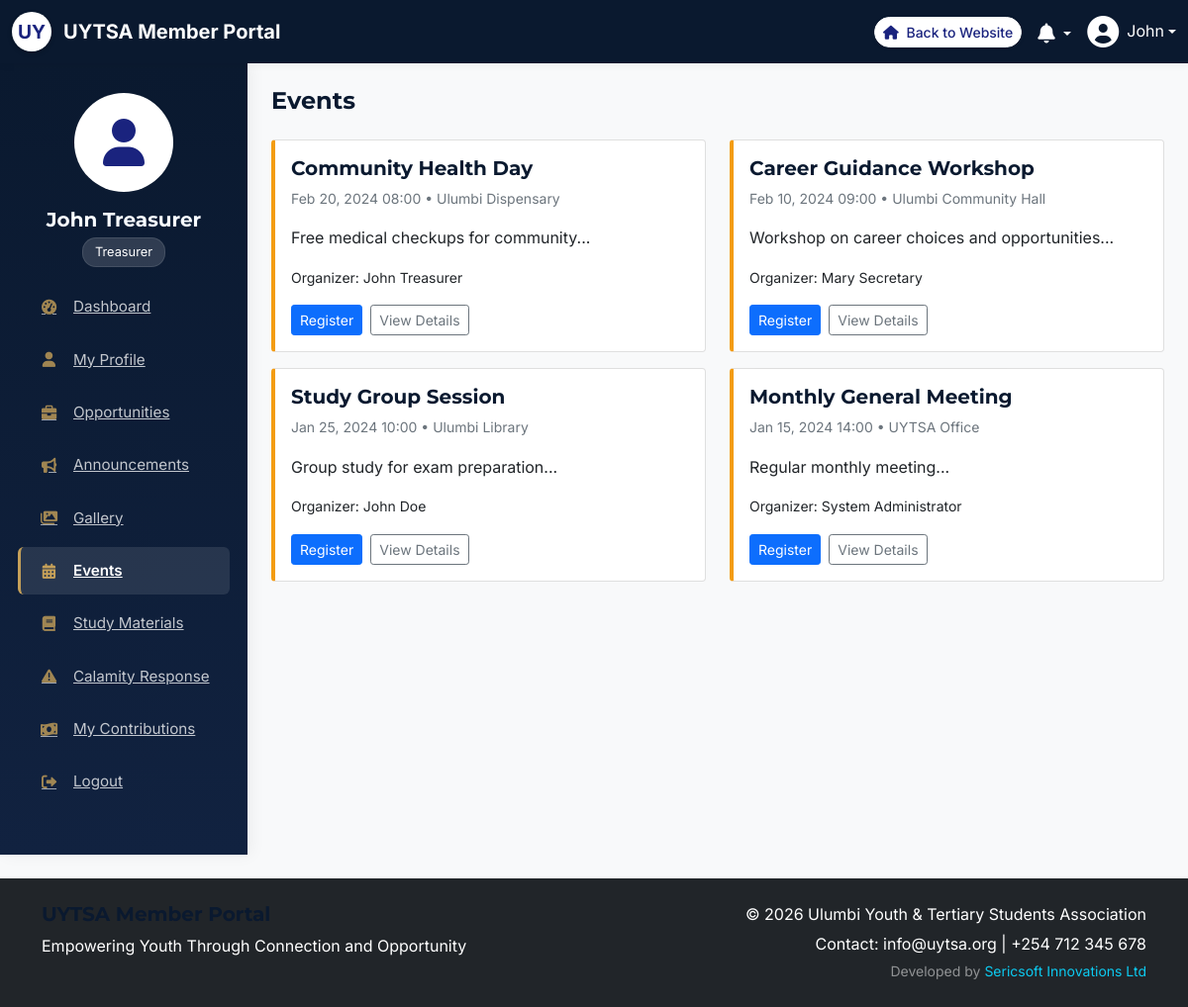
The page /user/events.php (signed in) on the database its author committed.
### tables this page shows
CREATE TABLE events (
    id INT PRIMARY KEY AUTO_INCREMENT,
    title VARCHAR(255) NOT NULL,
    description TEXT NOT NULL,
    event_type ENUM('meeting', 'workshop', 'seminar', 'social', 'volunteer', 'other') DEFAULT 'meeting',
    start_date DATETIME NOT NULL,
    end_date DATETIME,
    location VARCHAR(255),
    organizer_id INT,
    max_participants INT,
    registration_deadline DATE,
    status ENUM('upcoming', 'ongoing', 'completed', 'cancelled') DEFAULT 'upcoming',
    created_at TIMESTAMP DEFAULT CURRENT_TIMESTAMP,
    FOREIGN KEY (organizer_id) REFERENCES users(id) ON DELETE SET NULL
);

CREATE TABLE users (
    id INT PRIMARY KEY AUTO_INCREMENT,
    username VARCHAR(50) UNIQUE NOT NULL,
    email VARCHAR(100) UNIQUE NOT NULL,
    password VARCHAR(255) NOT NULL,
    full_name VARCHAR(100) NOT NULL,
    role ENUM('member', 'Patron', 'Chairperson', 'Vice_Chairperson', 'Secretary_General', 'Treasurer', 'Organizing_Secretary', 'Publicity_Officer', 'NextGen_Docket') DEFAULT 'member',
    phone VARCHAR(20),
    institution VARCHAR(100),
    course VARCHAR(100),
    year_of_study VARCHAR(20),
    graduation_year INT,
    profile_image VARCHAR(255),
    bio TEXT,
    status ENUM('active', 'inactive', 'alumni') DEFAULT 'active',
    is_approved TINYINT(1) DEFAULT 0,
    registration_date TIMESTAMP DEFAULT CURRENT_TIMESTAMP,
    last_login TIMESTAMP NULL,
    reset_token VARCHAR(255),
    reset_expiry TIMESTAMP NULL
);

### user/events.php (the view, shortened to what this page needs)
<?php
$conn = getDBConnection();
$events = $conn->query("SELECT e.*, u.full_name FROM events e LEFT JOIN users u ON e.organizer_id = u.id ORDER BY start_date DESC");
?>
<!DOCTYPE html>
<html lang="en">
<head>
    <link href="https://cdn.jsdelivr.net/npm/bootstrap@5.1.3/dist/css/bootstrap.min.css" rel="stylesheet">
    <link href="https://cdnjs.cloudflare.com/ajax/libs/font-awesome/6.0.0/css/all.min.css" rel="stylesheet">
    <link href="../assets/css/modern.css" rel="stylesheet">
    <link href="css/user.css" rel="stylesheet">
</head>
<body>
    <?php include 'header.php'; ?>
    <div class="dashboard-row">
            <?php include 'sidebar.php'; ?>
            <div class="dashboard-main-content">
                 <div class="p-4 w-100">
                <div class="d-flex justify-content-between align-items-center mb-3">
                    <h4>Events</h4>
                </div>
                <div class="row">
                    <?php while ($event = $events->fetch_assoc()): ?>
                    <?php
                        $stmt = $conn->prepare("SELECT id, status FROM event_registrations WHERE event_id = ? AND user_id = ?");
                        $stmt->bind_param('ii', $event['id'], $userId);
                        $stmt->execute();
                        $reg = $stmt->get_result()->fetch_assoc();
                    ?>
                    <div class="col-md-6 mb-3">
                        <div class="card event-card">
                            <div class="card-body">
                                <h5><?php echo htmlspecialchars($event['title']); ?></h5>
                                <p class="small text-muted"><?php echo date('M d, Y H:i', strtotime($event['start_date'])); ?> • <?php echo htmlspecialchars($event['location']); ?></p>
                                <p><?php echo htmlspecialchars(substr($event['description'], 0, 160)); ?>...</p>
                                <p class="small">Organizer: <?php echo htmlspecialchars($event['full_name'] ?? 'N/A'); ?></p>
                                <div class="d-flex gap-2">
                                    <?php if ($reg): ?>
                                        <button class="btn btn-sm btn-success" disabled><i class="fas fa-check"></i> Registered</button>
                                    <?php else: ?>
                                        <form method="post" class="d-inline">
                                            <button class="btn btn-sm btn-primary" name="register_event">Register</button>
                                        </form>
                                    <?php endif; ?>
                                    <a href="events.php?view=<?php echo $event['id']; ?>" class="btn btn-sm btn-outline-secondary">View Details</a>
                                </div>
                            </div>
                        </div>
                    </div>
                    <?php endwhile; ?>
                </div>
            </div>
        </div>
    </div>
    <?php include 'footer.php'; ?>
</div></body>
</html>

### assets/css/modern.css (style rules this page uses)
:root { --corporate-navy: #0a192f; --corporate-blue: #112240; --corporate-accent: #c5a059; --corporate-accent-hover: #d4af37; --corporate-light: #f8f9fa; --corporate-dark: #212529; --corporate-gray: #8892b0; --corporate-border: #e2e8f0; --font-primary: 'Inter', sans-serif; --font-heading: 'Montserrat', sans-serif; --shadow-sm: 0 1px 2px 0 rgba(0, 0, 0, 0.05); --shadow-md: 0 4px 6px -1px rgba(0, 0, 0, 0.1), 0 2px 4px -1px rgba(0, 0, 0, 0.06); --shadow-lg: 0 10px 15px -3px rgba(0, 0, 0, 0.1), 0 4px 6px -2px rgba(0, 0, 0, 0.05); --shadow-premium: 0 20px 25px -5px rgba(0, 0, 0, 0.1), 0 10px 10px -5px rgba(0, 0, 0, 0.04); }
body { font-family: var(--font-primary); color: var(--corporate-dark); background-color: var(--corporate-light); line-height: 1.6; }
h1, h2, h3, h4, h5, h6 { font-family: var(--font-heading); font-weight: 700; color: var(--corporate-navy); }

### user/css/user.css (style rules this page uses)
:root { --sidebar-width: 250px; --primary-color: var(--corporate-navy); --secondary-color: var(--corporate-blue); --accent-color: var(--corporate-accent); }
body { background-color: var(--corporate-light); font-family: var(--font-primary); }
.dashboard-row { display: flex; }
.dashboard-main-content { width: calc(100% - var(--sidebar-width)); display: block; }

### user/events.php (style rules this page uses)
.event-card { border-left: 4px solid #f39c12; }

### rows shown on the page
events: title "Community Health Day", start_date "Feb 20, 2024 08:00", location "Ulumbi Dispensary", description "Free medical checkups for community", organizer.full_name "John Treasurer"
events: title "Career Guidance Workshop", start_date "Feb 10, 2024 09:00", location "Ulumbi Community Hall", description "Workshop on career choices and opportunities", organizer.full_name "Mary Secretary"
events: title "Study Group Session", start_date "Jan 25, 2024 10:00", location "Ulumbi Library", description "Group study for exam preparation", organizer.full_name "John Doe"
events: title "Monthly General Meeting", start_date "Jan 15, 2024 14:00", location "UYTSA Office", description "Regular monthly meeting", organizer.full_name "System Administrator"

### other values the page prints
explode(' ', trim($_SESSION['full_name'] ?? ''))[0] "John"
$institution ?: $full_name "John Treasurer"
$role "Treasurer"
